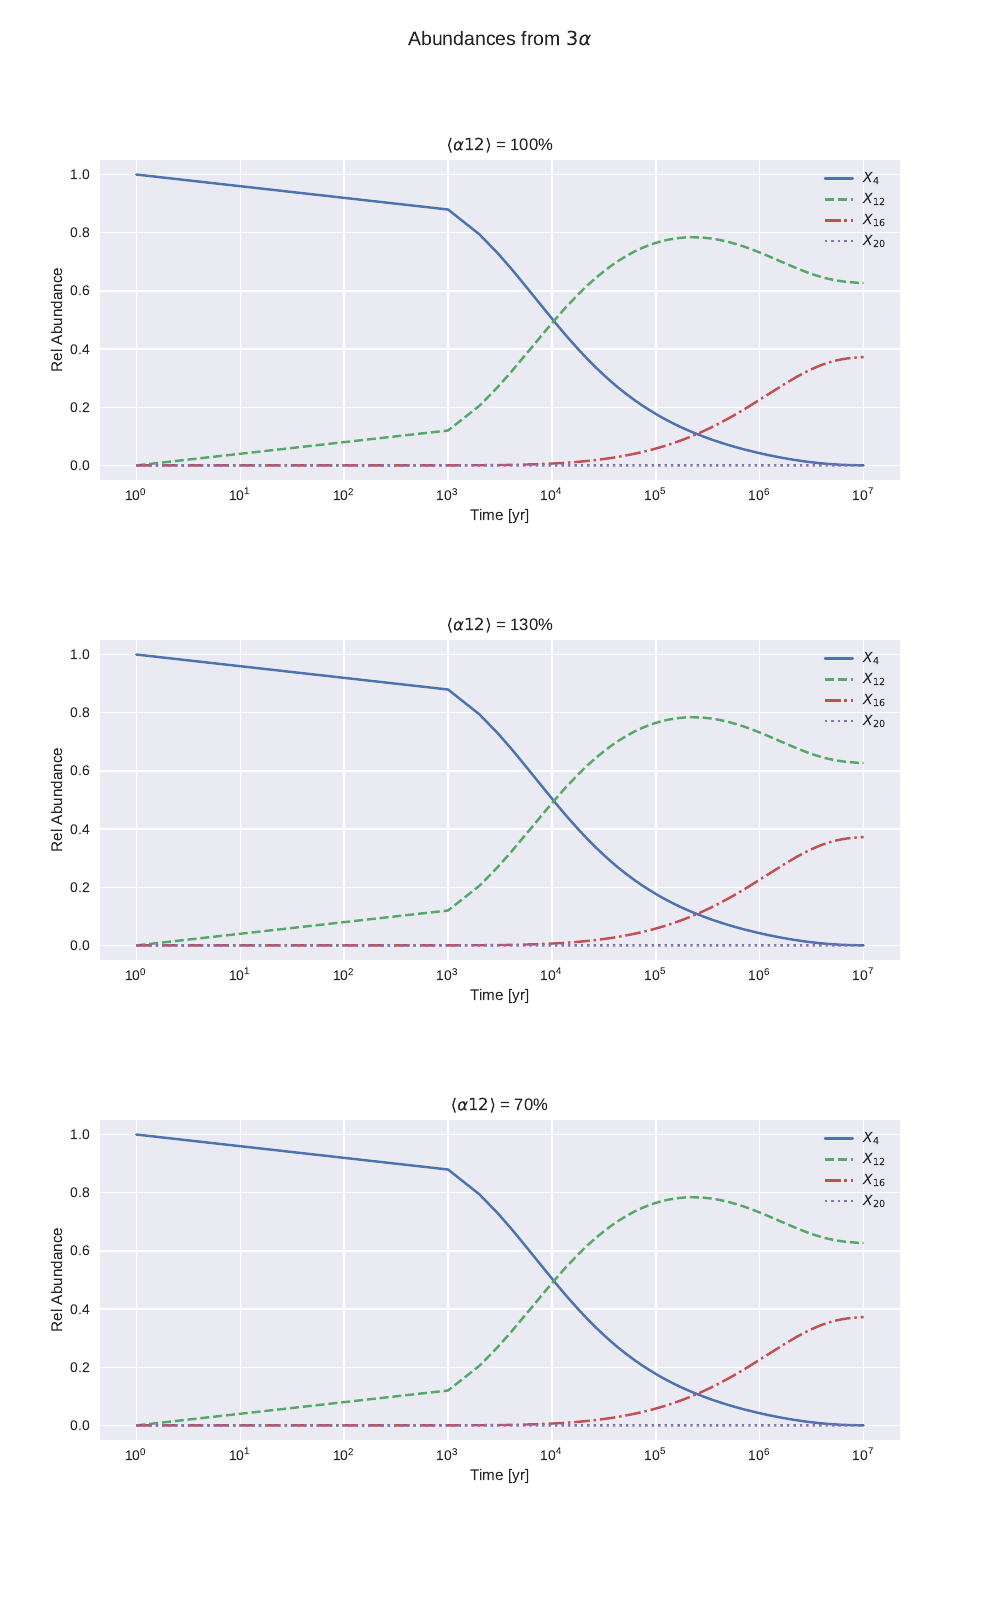

This chart was generated by the following Python code:
from scipy.integrate import solve_ivp
import matplotlib.pyplot as plt
import numpy as np


def abundances_plus_30(t, y):
  return abundances(t, y, 1.3)

def abundances_minus_30(t, y):
  return abundances(t, y, .7)

def abundances(t, y, alpha_12 = 1):
  rho = 1e4
  Na = 6.022e23
  A4 = 4
  A12 = 12
  A16 = 16
  A20 = 20
  a3 = 1.48e-18 / Na**2
  a12 = 3.03e-17 * alpha_12 / Na
  a16 = 1.05e-22 / Na
  sec_per_yr = 365.25 * 24 * 3600

  x4, x12, x16, x20 = y

  RHS_sec = [
    rho * Na * x4 * (-.5 * rho * Na * x4**2 * a3 / A4**2 - x12*a12/A12 - x16 * a16 / A16),
    rho * Na / A4 * x4 * ((1/6) * rho * Na * A12 / A4**2 * x4**2 * a3 - x12 * a12),
    rho * Na / A4 * x4 * (x12 * a12 * A16 / A12 - x16 * a16),
    rho * Na / A4 * x4 * A20 * x16 * a16 / A16
  ]

  RHS_yr = [x * sec_per_yr for x in RHS_sec]
  return RHS_yr

end_time = 1e7
times = np.linspace(1, end_time, 10000) #More than necessary cause I can.
res = solve_ivp(abundances, (0, end_time), (1,0,0,0), t_eval = times)
res_plus_30 = solve_ivp(abundances_plus_30, (0, end_time), (1,0,0,0), t_eval = times)
res_minus_30 = solve_ivp(abundances_minus_30, (0, end_time), (1,0,0,0), t_eval = times)

plt.style.use('seaborn')
linestyles = ['-', '--', '-.', ':']
plt.figure(figsize=(10,16))
plt.subplot(311)
[plt.semilogx(res.t, y, linestyle=ls) for (y, ls) in zip(res.y, linestyles)]
labels = [r'$X_4$', r'$X_{12}$', r'$X_{16}$', r'$X_{20}$']
plt.legend(labels, loc=1)
plt.title(r'$\langle\alpha 12 \rangle$ = 100%')
plt.xlabel("Time [yr]")
plt.ylabel("Rel Abundance")

plt.subplot(312)
[plt.semilogx(res_plus_30.t, y, linestyle=ls) for (y, ls) in zip(res.y, linestyles)]
labels = [r'$X_4$', r'$X_{12}$', r'$X_{16}$', r'$X_{20}$']
plt.legend(labels, loc=1)
plt.title(r'$\langle\alpha 12 \rangle$ = 130%')
plt.xlabel("Time [yr]")
plt.ylabel("Rel Abundance")

plt.subplot(313)
[plt.semilogx(res_minus_30.t, y, linestyle=ls) for (y, ls) in zip(res.y, linestyles)]
labels = [r'$X_4$', r'$X_{12}$', r'$X_{16}$', r'$X_{20}$']
plt.legend(labels, loc=1)
plt.title(r'$\langle\alpha 12 \rangle$ = 70%')
plt.xlabel("Time [yr]")
plt.ylabel("Rel Abundance")





plt.suptitle(r'Abundances from $3\alpha$', fontsize=14)
plt.subplots_adjust(left=0.1, bottom=0.1,right=0.9,top=0.90,wspace=0.14,hspace=0.5)
plt.savefig('prob6.6.pdf', format='pdf')
